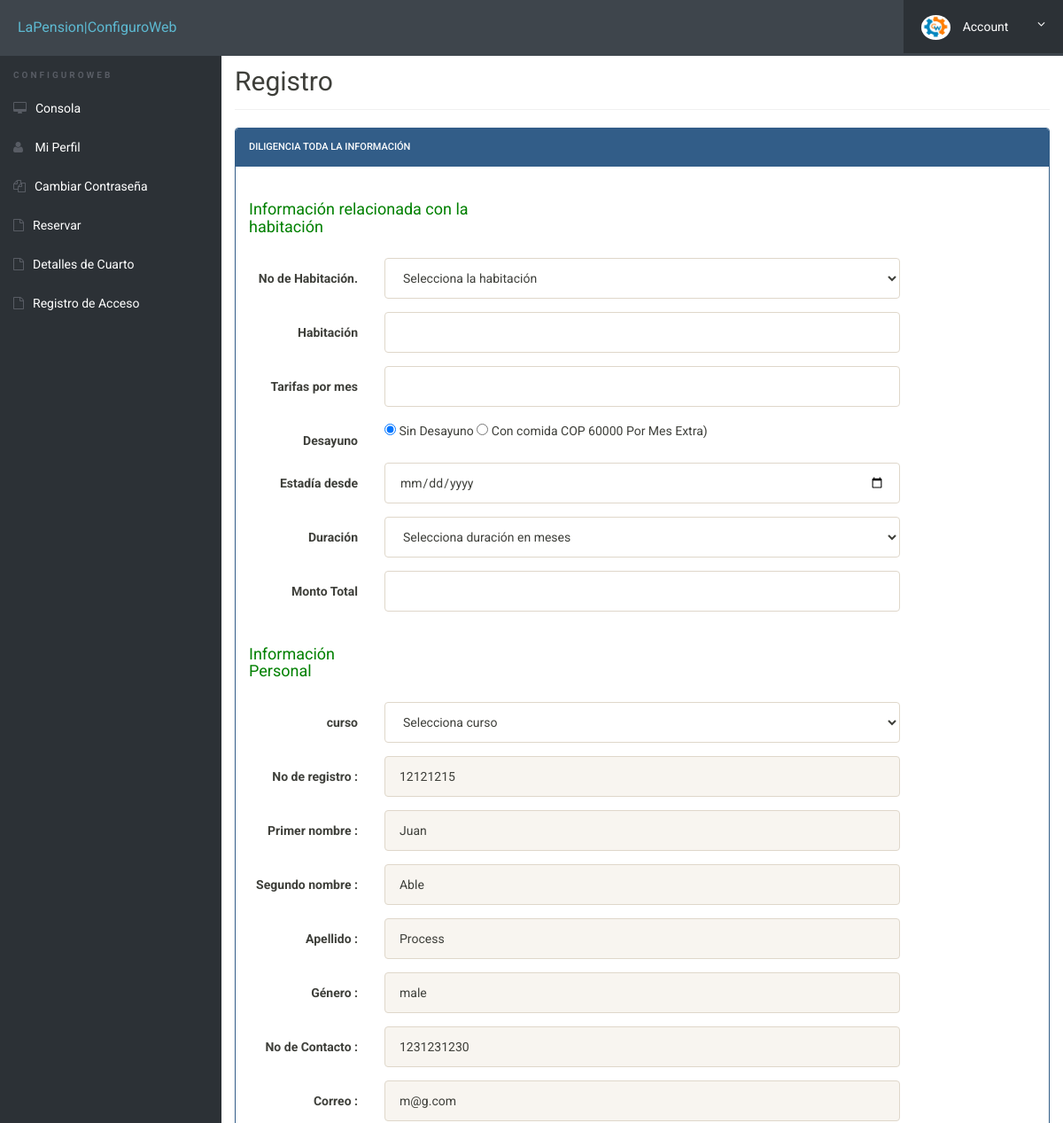
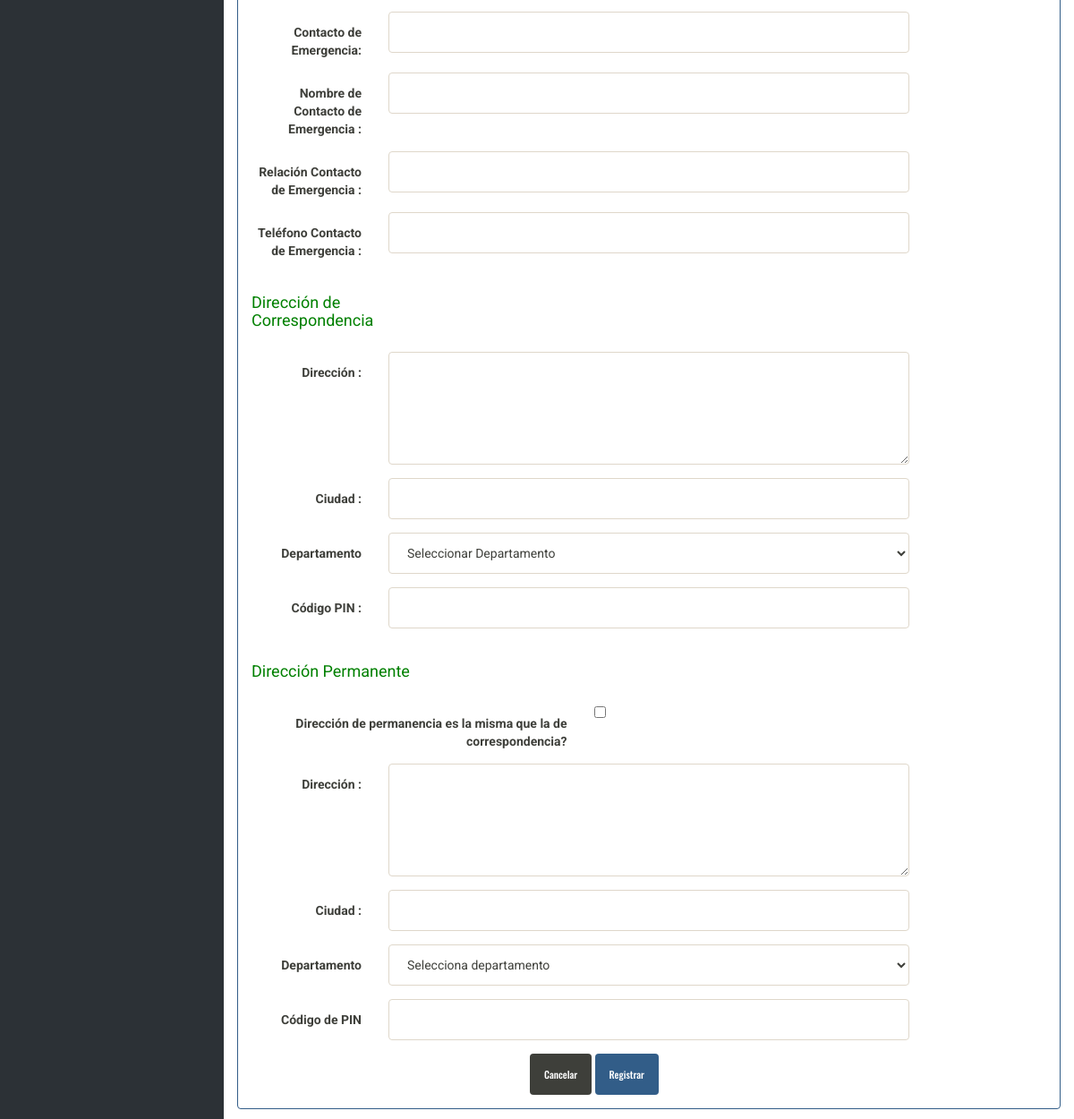
Page /book-hostel.php (signed in) on the committed database (2 pictures, top to bottom).
### tables this page shows
CREATE TABLE `userregistration` (
  `id` int(11) NOT NULL,
  `regNo` varchar(255) NOT NULL,
  `firstName` varchar(255) NOT NULL,
  `middleName` varchar(255) NOT NULL,
  `lastName` varchar(255) NOT NULL,
  `gender` varchar(255) NOT NULL,
  `contactNo` bigint(20) NOT NULL,
  `email` varchar(255) NOT NULL,
  `password` varchar(255) NOT NULL,
  `regDate` timestamp NOT NULL DEFAULT CURRENT_TIMESTAMP,
  `updationDate` varchar(45) NOT NULL,
  `passUdateDate` varchar(45) NOT NULL
);

### book-hostel.php (the view, shortened to what this page needs)
<?php
include('includes/config.php');
?>
<!doctype html>
<html lang="en" class="no-js">
<head>
	<link rel="stylesheet" href="css/font-awesome.min.css">
	<link rel="stylesheet" href="css/bootstrap.min.css">
	<link rel="stylesheet" href="css/dataTables.bootstrap.min.css">>
	<link rel="stylesheet" href="css/bootstrap-social.css">
	<link rel="stylesheet" href="css/bootstrap-select.css">
	<link rel="stylesheet" href="css/fileinput.min.css">
	<link rel="stylesheet" href="css/awesome-bootstrap-checkbox.css">
	<link rel="stylesheet" href="css/style.css">
</head>
<body>
	<?php include('includes/header.php');?>
	<div class="ts-main-content">
		<?php include('includes/sidebar.php');?>
		<div class="content-wrapper">
			<div class="container-fluid">
				<div class="row">
					<div class="col-md-12">
						<h2 class="page-title">Registro </h2>
						<div class="row">
							<div class="col-md-12">
								<div class="panel panel-primary">
									<div class="panel-heading">Diligencia toda la información</div>
									<div class="panel-body">
										<form method="post" action="" class="form-horizontal">
<div class="form-group">
<label class="col-sm-4 control-label"><h4 style="color: green" align="left">Información relacionada con la habitación </h4> </label>
</div>
<div class="form-group">
<label class="col-sm-2 control-label">No de Habitación. </label>
<div class="col-sm-8">
<select name="room" id="room"class="form-control"  onChange="getSeater(this.value);" onBlur="checkAvailability()" required>
<option value="">Selecciona la habitación</option>
</select>
</div>
</div>
<div class="form-group">
<label class="col-sm-2 control-label">Habitación</label>
<div class="col-sm-8">
<input type="text" name="seater" id="seater"  class="form-control"  >
</div>
</div>
<div class="form-group">
<label class="col-sm-2 control-label">Tarifas por mes</label>
<div class="col-sm-8">
<input type="text" name="fpm" id="fpm"  class="form-control" >
</div>
</div>
<div class="form-group">
<label class="col-sm-2 control-label">Desayuno</label>
<div class="col-sm-8">
<input type="radio" value="0" name="foodstatus" checked="checked"> Sin Desayuno
<input type="radio" value="1" name="foodstatus"> Con comida COP 60000 Por Mes Extra)
</div>
</div>
<div class="form-group">
<label class="col-sm-2 control-label">Estadía desde</label>
<div class="col-sm-8">
<input type="date" name="stayf" id="stayf"  class="form-control" >
</div>
</div>
<div class="form-group">
<label class="col-sm-2 control-label">Duración</label>
<div class="col-sm-8">
<select name="duration" id="duration" class="form-control">
<option value="">Selecciona duración en meses</option>
</select>
</div>
</div>
<div class="form-group">
<label class="col-sm-2 control-label">Monto Total</label>
<div class="col-sm-8">
<input type="text" name="ta" id="ta"  class="result form-control" >
</div>
</div>
<div class="form-group">
<label class="col-sm-2 control-label"><h4 style="color: green" align="left">Información Personal </h4> </label>
</div>
<div class="form-group">
<label class="col-sm-2 control-label">curso </label>
<div class="col-sm-8">
<select name="course" id="course" class="form-control" required>
<option value="">Selecciona curso</option>
</select> </div>
</div>
<?php
$aid=$_SESSION['id'];
	$ret="select * from userregistration where id=?";
		$stmt= $mysqli->prepare($ret) ;
	 $stmt->bind_param('i',$aid);
	 $stmt->execute() ;
	 $res=$stmt->get_result();
	   while($row=$res->fetch_object())
	  {
	  	?>
<div class="form-group">
<label class="col-sm-2 control-label">No de registro : </label>
<div class="col-sm-8">
<input type="text" name="regno" id="regno"  class="form-control" value="<?php echo $row->regNo;?>" readonly >
</div>
</div>
<div class="form-group">
<label class="col-sm-2 control-label">Primer nombre : </label>
<div class="col-sm-8">
<input type="text" name="fname" id="fname"  class="form-control" value="<?php echo $row->firstName;?>" readonly>
</div>
</div>
<div class="form-group">
<label class="col-sm-2 control-label">Segundo nombre : </label>
<div class="col-sm-8">
<input type="text" name="mname" id="mname"  class="form-control" value="<?php echo $row->middleName;?>"  readonly>
</div>
</div>
<div class="form-group">
<label class="col-sm-2 control-label">Apellido : </label>
<div class="col-sm-8">
<input type="text" name="lname" id="lname"  class="form-control" value="<?php echo $row->lastName;?>" readonly>
</div>
</div>
<div class="form-group">
<label class="col-sm-2 control-label">Género : </label>
<div class="col-sm-8">
<input type="text" name="gender" value="<?php echo $row->gender;?>" class="form-control" readonly>
</div>
</div>
<div class="form-group">
<label class="col-sm-2 control-label">No de Contacto : </label>
<div class="col-sm-8">
<input type="text" name="contact" id="contact" value="<?php echo $row->contactNo;?>"  class="form-control" readonly>
</div>
</div>
<div class="form-group">
<label class="col-sm-2 control-label">Correo : </label>
<div class="col-sm-8">
<input type="email" name="email" id="email"  class="form-control" value="<?php echo $row->email;?>"  readonly>
</div>
</div>
<?php } ?>
<div class="form-group">
<label class="col-sm-2 control-label">Contacto de Emergencia: </label>
<div class="col-sm-8">
<input type="text" name="econtact" id="econtact"  class="form-control" required="required">
</div>
</div>
<div class="form-group">
<label class="col-sm-2 control-label">Nombre de Contacto de Emergencia : </label>
<div class="col-sm-8">
<input type="text" name="gname" id="gname"  class="form-control" required="required">
</div>
</div>
<div class="form-group">
<label class="col-sm-2 control-label">Relación Contacto de Emergencia : </label>
<div class="col-sm-8">
<input type="text" name="grelation" id="grelation"  class="form-control" required="required">
</div>
</div>
<div class="form-group">
<label class="col-sm-2 control-label">Teléfono Contacto de Emergencia : </label>
<div class="col-sm-8">
<input type="text" name="gcontact" id="gcontact"  class="form-control" required="required">
</div>
</div>
<div class="form-group">
<label class="col-sm-3 control-label"><h4 style="color: green" align="left">Dirección de Correspondencia </h4> </label>
</div>
<div class="form-group">
<label class="col-sm-2 control-label">Dirección : </label>
<div class="col-sm-8">
<textarea  rows="5" name="address"  id="address" class="form-control" required="required"></textarea>
</div>
</div>
<div class="form-group">
<label class="col-sm-2 control-label">Ciudad : </label>
<div class="col-sm-8">
<input type="text" name="city" id="city"  class="form-control" required="required">
</div>
</div>
<div class="form-group">
<label class="col-sm-2 control-label">Departamento </label>
<div class="col-sm-8">
<select name="state" id="state"class="form-control" required>
<option value="">Seleccionar Departamento</option>
</select> </div>
</div>
<div class="form-group">
<label class="col-sm-2 control-label">Código PIN : </label>
<div class="col-sm-8">
<input type="text" name="pincode" id="pincode"  class="form-control" required="required">
</div>
</div>
<div class="form-group">
<label class="col-sm-3 control-label"><h4 style="color: green" align="left">Dirección Permanente </h4> </label>
</div>
<div class="form-group">
<label class="col-sm-5 control-label">Dirección de permanencia es la misma que la de correspondencia? </label>
<div class="col-sm-4">
<input type="checkbox" name="adcheck" value="1"/>
</div>
</div>
<div class="form-group">
<label class="col-sm-2 control-label">Dirección : </label>
<div class="col-sm-8">
<textarea  rows="5" name="paddress"  id="paddress" class="form-control" required="required"></textarea>
</div>
</div>
<div class="form-group">
<label class="col-sm-2 control-label">Ciudad : </label>
<div class="col-sm-8">
<input type="text" name="pcity" id="pcity"  class="form-control" required="required">
</div>
</div>
<div class="form-group">
<label class="col-sm-2 control-label">Departamento </label>
<div class="col-sm-8">
<select name="pstate" id="pstate"class="form-control" required>
<option value="">Selecciona departamento</option>
</select> </div>
</div>
<div class="form-group">
<label class="col-sm-2 control-label">Código de PIN </label>
<div class="col-sm-8">
<input type="text" name="ppincode" id="ppincode"  class="form-control" required="required">
</div>
</div>
<div class="col-sm-6 col-sm-offset-4">
<button class="btn btn-default" type="submit">Cancelar</button>
<input type="submit" name="submit" Value="Registrar" class="btn btn-primary">
</div>
</form>
									</div>
									</div>
								</div>
							</div>
						</div>
							</div>
						</div>
					</div>
				</div>
</body>
</html>

### css/style.css (style rules this page uses)
html { font-size: 14px; }
@media only screen and (min-width: 480px) { html { font-size: 17px; } }
@media only screen and (min-width: 768px) { html { font-size: 14px; } }
body { font-size: 1em; }
.btn { font-family: 'Oswald', sans-serif; }
.panel { overflow: hidden; }
.btn { text-transform: none; }
.page-title { padding-bottom: 15px; margin-bottom: 20px; border-bottom: 1px solid #f0f0f0; }
.ts-main-content .content-wrapper { padding-top: 15px; margin-top: 20px; }
@media only screen and (min-width: 992px) { .ts-main-content .content-wrapper { margin-left: 250px; } }

### rows in the picture
userregistration: regno "12121215", fname "Juan", mname "Able", lname "Process", gender "male", contact "1231231230", email "m@g.com"
